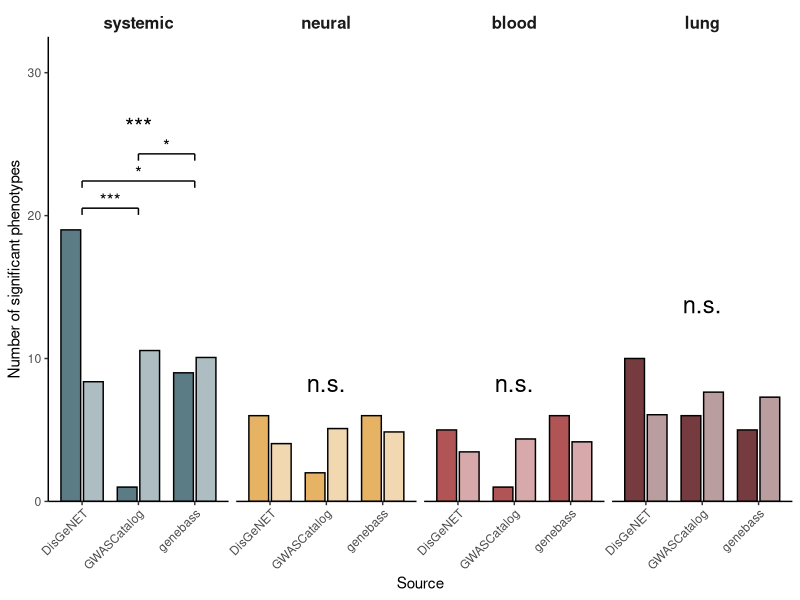

Here is the R script that generated this plot:
library(dplyr)
library(tibble)
library(purrr)
library(tidyr)
library(ggplot2)

# =============================
# DATA
# =============================
df <- tibble::tribble(
  ~source,       ~signatureType, ~n_signif_phenotypes, ~n_ns_phenotypes,
  
  "DisGeNET",    "systemic",     19, 119,
  "GWASCatalog", "systemic",      1, 173,
  "genebass",    "systemic",      9, 157,
  
  "DisGeNET",    "neural",        6, 132,
  "GWASCatalog", "neural",        2, 172,
  "genebass",    "neural",        6, 160,
  
  "DisGeNET",    "blood",         5, 133,
  "GWASCatalog", "blood",         1, 173,
  "genebass",    "blood",         6, 160,
  
  "DisGeNET",    "lung",         10, 128,
  "GWASCatalog", "lung",          6, 168,
  "genebass",    "lung",          5, 161
)

signature_levels <- c("systemic", "neural", "blood", "lung")
source_levels <- c("DisGeNET", "GWASCatalog", "genebass")

df <- df %>%
  mutate(
    source = factor(source, levels = source_levels),
    signatureType = factor(signatureType, levels = signature_levels)
  )

# =============================
# COLORS
# =============================
signature_colors <- c(
  systemic = "#335C67",
  neural   = "#E09F3E",
  blood    = "#9E2A2B",
  lung     = "#540B0E"
)

# =============================
# CHI2 FUNCTION
# =============================
run_chi2_test <- function(df_subset) {
  cont_table <- as.matrix(
    df_subset %>%
      select(n_signif_phenotypes, n_ns_phenotypes)
  )
  
  rownames(cont_table) <- as.character(df_subset$source)
  colnames(cont_table) <- c("significant", "not_significant")
  
  chi <- chisq.test(cont_table)
  
  tibble(
    chi_square = unname(chi$statistic),
    df = unname(chi$parameter),
    p_value = chi$p.value
  )
}

# =============================
# POSTHOC FUNCTION
# =============================
run_posthoc <- function(df_subset) {
  x <- df_subset$n_signif_phenotypes
  n <- df_subset$n_signif_phenotypes + df_subset$n_ns_phenotypes
  
  names(x) <- as.character(df_subset$source)
  names(n) <- as.character(df_subset$source)
  
  pairwise.prop.test(
    x = x,
    n = n,
    p.adjust.method = "BH"
  )
}

posthoc_to_df <- function(posthoc_obj, signature_name) {
  pmat <- posthoc_obj$p.value
  
  as.data.frame(as.table(pmat), stringsAsFactors = FALSE) %>%
    filter(!is.na(Freq)) %>%
    rename(
      source_1 = Var1,
      source_2 = Var2,
      p_value_adjusted = Freq
    ) %>%
    mutate(
      signatureType = signature_name,
      comparison = paste(source_1, "vs", source_2),
      significance = case_when(
        p_value_adjusted < 0.001 ~ "***",
        p_value_adjusted < 0.01  ~ "**",
        p_value_adjusted < 0.05  ~ "*",
        TRUE                     ~ "n.s."
      )
    ) %>%
    select(signatureType, comparison, source_1, source_2, p_value_adjusted, significance)
}

# =============================
# OBSERVED / EXPECTED FUNCTION
# =============================
run_observed_expected_table <- function(df_subset) {
  cont_table <- as.matrix(
    df_subset %>%
      select(n_signif_phenotypes, n_ns_phenotypes)
  )
  
  rownames(cont_table) <- as.character(df_subset$source)
  colnames(cont_table) <- c("significant", "not_significant")
  
  chi <- chisq.test(cont_table)
  
  observed <- chi$observed
  expected <- chi$expected
  contrib  <- (observed - expected)^2 / expected
  
  tibble(
    source = rownames(observed),
    observed_significant = observed[, "significant"],
    observed_not_significant = observed[, "not_significant"],
    expected_significant = expected[, "significant"],
    expected_not_significant = expected[, "not_significant"],
    observed_significant_prop = observed[, "significant"] / rowSums(observed),
    expected_significant_prop = expected[, "significant"] / rowSums(expected),
    chi2_contrib_significant = contrib[, "significant"],
    chi2_contrib_not_significant = contrib[, "not_significant"],
    chi2_contrib_total = rowSums(contrib)
  )
}

# =============================
# CHI2 RESULTS
# =============================
chi2_results <- df %>%
  group_by(signatureType) %>%
  group_modify(~ run_chi2_test(.x)) %>%
  ungroup() %>%
  mutate(
    signatureType = factor(as.character(signatureType), levels = signature_levels),
    global_label = case_when(
      p_value < 0.001 ~ "***",
      p_value < 0.01  ~ "**",
      p_value < 0.05  ~ "*",
      TRUE            ~ "n.s."
    )
  ) %>%
  arrange(signatureType)

chi2_results

# =============================
# POSTHOC RESULTS
# =============================
df_split <- split(df, df$signatureType)

posthoc_results <- lapply(df_split, run_posthoc)

posthoc_results_df <- imap_dfr(posthoc_results, posthoc_to_df) %>%
  mutate(
    signatureType = factor(as.character(signatureType), levels = signature_levels)
  ) %>%
  arrange(signatureType, source_1, source_2)

posthoc_results_df

# =============================
# OBSERVED / EXPECTED RESULTS
# =============================
observed_expected_results <- df %>%
  group_by(signatureType) %>%
  group_modify(~ run_observed_expected_table(.x)) %>%
  ungroup() %>%
  mutate(
    signatureType = factor(as.character(signatureType), levels = signature_levels),
    source = factor(source, levels = source_levels)
  ) %>%
  arrange(signatureType, source)

observed_expected_results

# =============================
# OPTIONAL SUMMARY TABLE
# =============================
summary_results <- observed_expected_results %>%
  left_join(chi2_results, by = "signatureType") %>%
  relocate(signatureType, source, chi_square, df, p_value, global_label)

summary_results

# =============================
# DATA FOR PLOT
# =============================
plot_df <- observed_expected_results %>%
  select(signatureType, source, observed_significant, expected_significant) %>%
  pivot_longer(
    cols = c(observed_significant, expected_significant),
    names_to = "value_type",
    values_to = "count"
  ) %>%
  mutate(
    signatureType = factor(as.character(signatureType), levels = signature_levels),
    source = factor(source, levels = source_levels),
    value_type = factor(
      value_type,
      levels = c("observed_significant", "expected_significant"),
      labels = c("Observed", "Expected")
    ),
    fill_color = signature_colors[as.character(signatureType)],
    fill_color = ifelse(
      value_type == "Observed",
      scales::alpha(fill_color, 0.8),
      scales::alpha(fill_color, 0.4)
    )
  ) %>%
  arrange(signatureType, source, value_type)

# =============================
# GLOBAL LABEL POSITIONS
# =============================
sig_df <- plot_df %>%
  group_by(signatureType) %>%
  summarise(
    y = max(count) * 1.38,
    .groups = "drop"
  ) %>%
  mutate(signatureType = factor(as.character(signatureType), levels = signature_levels)) %>%
  left_join(chi2_results, by = "signatureType") %>%
  arrange(signatureType)

# =============================
# SYSTEMIC PAIRWISE TESTS FOR PLOT
# =============================
systemic_df <- df %>%
  filter(signatureType == "systemic") %>%
  mutate(source = as.character(source))

pair_tests <- list(
  c("DisGeNET", "GWASCatalog"),
  c("DisGeNET", "genebass"),
  c("GWASCatalog", "genebass")
)

pairwise_systemic_df <- purrr::map_dfr(pair_tests, function(pair) {
  s1 <- pair[1]
  s2 <- pair[2]
  
  sub <- systemic_df %>%
    filter(source %in% c(s1, s2))
  
  x <- sub$n_signif_phenotypes
  n <- sub$n_signif_phenotypes + sub$n_ns_phenotypes
  
  test <- prop.test(x = x, n = n, correct = FALSE)
  
  tibble(
    signatureType = "systemic",
    source_1 = s1,
    source_2 = s2,
    p_value = test$p.value
  )
}) %>%
  mutate(
    signatureType = factor(signatureType, levels = signature_levels),
    p_value_adj = p.adjust(p_value, method = "BH"),
    label = case_when(
      p_value_adj < 0.001 ~ "***",
      p_value_adj < 0.01  ~ "**",
      p_value_adj < 0.05  ~ "*",
      TRUE                ~ "n.s."
    ),
    x1 = c(1, 1, 2),
    x2 = c(2, 3, 3)
  )

systemic_max <- plot_df %>%
  filter(signatureType == "systemic") %>%
  summarise(max_y = max(count)) %>%
  pull(max_y)

pairwise_systemic_df <- pairwise_systemic_df %>%
  mutate(
    y = systemic_max * c(1.08, 1.18, 1.28),
    y_label = y + systemic_max * 0.03
  )

pairwise_systemic_df

# =============================
# PLOT
# =============================
p <- ggplot(plot_df, aes(x = source, y = count, group = value_type)) +
  geom_col(
    aes(fill = fill_color),
    position = position_dodge(width = 0.8),
    width = 0.7,
    color = "black",
    show.legend = FALSE
  ) +
  scale_fill_identity() +
  geom_text(
    data = sig_df,
    aes(x = 2, y = y, label = global_label),
    inherit.aes = FALSE,
    size = 6
  ) +
  geom_segment(
    data = pairwise_systemic_df,
    aes(x = x1, xend = x2, y = y, yend = y),
    inherit.aes = FALSE,
    linewidth = 0.5
  ) +
  geom_segment(
    data = pairwise_systemic_df,
    aes(x = x1, xend = x1, y = y, yend = y - systemic_max * 0.025),
    inherit.aes = FALSE,
    linewidth = 0.5
  ) +
  geom_segment(
    data = pairwise_systemic_df,
    aes(x = x2, xend = x2, y = y, yend = y - systemic_max * 0.025),
    inherit.aes = FALSE,
    linewidth = 0.5
  ) +
  geom_text(
    data = pairwise_systemic_df,
    aes(x = (x1 + x2) / 2, y = y_label, label = label),
    inherit.aes = FALSE,
    size = 4.5
  ) +
  facet_wrap(~ signatureType, nrow = 1, drop = FALSE) +
  scale_y_continuous(expand = expansion(mult = c(0, 0.24))) +
  labs(
    x = "Source",
    y = "Number of significant phenotypes"
  ) +
  theme_classic() +
  theme(
    strip.background = element_blank(),
    strip.text = element_text(size = 12, face = "bold"),
    axis.text.x = element_text(angle = 45, hjust = 1),
    legend.position = "none"
  )

p
